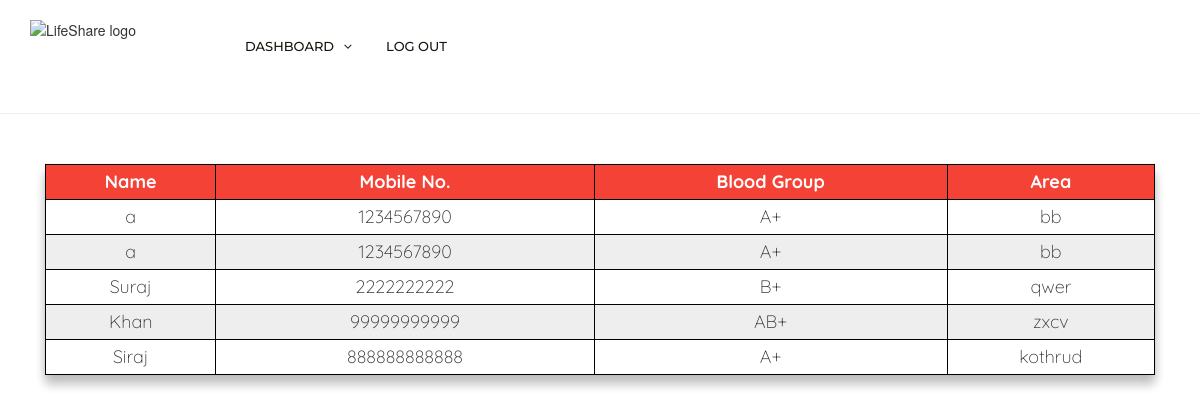
Page /admin_donor.php on the committed database.
### tables this page shows
CREATE TABLE IF NOT EXISTS `donor` (
  `d_id` bigint(20) NOT NULL AUTO_INCREMENT,
  `blood_group` varchar(3) NOT NULL,
  `last_donated` date DEFAULT NULL,
  `aadhar_no` bigint(20) NOT NULL,
  PRIMARY KEY (`d_id`)
);

CREATE TABLE IF NOT EXISTS `donor_details` (
  `aadhar_no` bigint(20) NOT NULL,
  `name` varchar(255) NOT NULL,
  `dob` date NOT NULL,
  `gender` char(10) DEFAULT NULL,
  `mobile_no` bigint(20) NOT NULL,
  `email` varchar(30) DEFAULT NULL,
  `area` varchar(255) DEFAULT NULL,
  `street` varchar(500) NOT NULL,
  `zip` int(11) NOT NULL,
  PRIMARY KEY (`aadhar_no`)
);

### admin_donor.php (the view, shortened to what this page needs)
<!DOCTYPE html>
<html lang="en">
<head>
    <link href="css/bootstrap.min.css" rel="stylesheet">
    <link href="css/tables.css" rel="stylesheet">
    <link href="css/font-awesome.min.css" rel="stylesheet">
    <link href="css/style.css" rel="stylesheet">
    <link href="css/bootstrap.min.css" rel="stylesheet">
    <link rel="stylesheet" type="text/css" href="login.css">
</head>
<body>
    <div class="header">
        <div class="container">
            <div class="row">
                <div class="col-lg-2 col-md-4 col-sm-12 col-xs-12">
                    <img src="images/logo_name.png" class="img-responsive" alt="LifeShare logo" />
                </div>
                <div class="col-lg-10 col-md-4 col-sm-12 col-xs-12">
                    <div class="navigation">
                        <div id="navigation">
                            <ul>
                                <li class="has-sub"><a href="" title="Register ">Dashboard</a>
                                </li>
                                <li><a href="logout.php" title="Log Out">Log Out</a>
                                </li>
                            </ul>
                        </div>
                    </div>
                </div>
            </div>
        </div>
    </div>
    <hr>
    <div class="container">
        <div class="row">
            <div class="col-lg-12 text-center">
                <form class="formfield">
                    <br>
                    <BR>
                    <BR>
                    <BR>
                    <div class="col-lg-12">
                        <table>
                            <tr>
                                <th>Name</th>
                                <th>Mobile No.</th>
                                <th>Blood Group</th>
                                <th>Area</th>
                            </tr>
                            <?php
                        include_once 'connection.php';
                        $sql = "select * from donor,donor_details where donor.aadhar_no = donor_details.aadhar_no;";
                        $result = $conn->query($sql);
                        while($row = $result->fetch_assoc())
                        {
                            $name = $row['name'];
                            $mobile = $row['mobile_no'];
                            $bd_grp =$row['blood_group'];
                            $area = $row['area'];
                            echo "<tr>";
                            echo "<td>" . $name . "</td>";
                            echo "<td>" . $mobile . "</td>";
                            echo "<td>" . $bd_grp . "</td>";
                            echo "<td>" . $area . "</td>";
                            echo "</tr>";
                        }
                    ?>
                        </table>
                    </div>
                </form>
            </div>
        </div>
    </div>
</body>
</html>

### css/tables.css (style rules this page uses)
body { padding-top: 50px; }
table, td, th { border: 1px solid black; text-align: center; }
table { border-collapse: collapse; font-family: 'Quicksand', sans-serif; font-size: 18px; width: 100%; margin-top: -50px; margin-left: 0px; margin-bottom: 0px; text-align: center; box-shadow: 0px 0px 1px rgba(0, 0, 0, 0.1), 0px 10px 10px rgba(0, 0, 0, 0.1), 0px 10px 10px rgba(0, 0, 0, 0.1), 0px 5px 10px rgba(0, 0, 0, 0.1); }
th, td { border: 1px solid black; padding: 40px; }
tr { height: 100px; }
th { background-color: #f44336; color: white; font-family: 'Quicksand', sans-serif; }
tr:nth-child(odd) { background-color: #eeeeee; text-align: center; font-family: 'Quicksand', sans-serif; }

### css/style.css (style rules this page uses)
body { font-size: 16px; background-color: #fff; color: #5d5c59; font-family: 'Roboto', sans-serif; line-height: 28px; font-weight: 300; }
ul, ol { margin: 0; }
a { color: #fa2d2d; text-decoration: none; -webkit-transition: all 0.3s; -moz-transition: all 0.3s; transition: all 0.3s; }
hr { margin-top: 20px; margin-bottom: 20px; border: 0; border-top: 1px solid #f1f3f8; }
.header { background-color: #fff; z-index: 9999; position: relative; padding-top: 20px; padding-bottom: 20px; }
.navigation { float: right; }
#navigation, #navigation ul, #navigation ul li, #navigation ul li a, #navigation #menu-button { margin: 0; padding: 0; border: 0; list-style: none; line-height: 1; display: block; position: relative; -webkit-box-sizing: border-box; -moz-box-sizing: border-box; box-sizing: border-box; }
#navigation:after, #navigation > ul:after { content: "."; display: block; clear: both; visibility: hidden; line-height: 0; height: 0; }
#navigation { font-family: 'Montserrat', sans-serif; -webkit-font-smoothing: antialiased; text-rendering: optimizeLegibility; }
#navigation > ul > li { float: left; }
#navigation > ul > li > a { padding: 20px; font-size: 13px; color: #18150d; text-decoration: none; font-weight: 500; text-transform: uppercase; }
#navigation > ul > li.has-sub > a { padding-right: 32px; }
#navigation > ul > li.has-sub > a:before { position: absolute; right: 14px; font-family: FontAwesome; content: "\f107"; -webkit-transition: all .25s ease; -moz-transition: all .25s ease; -ms-transition: all .25s ease; -o-transition: all .25s ease; transition: all .25s ease; }
@media only screen and (max-width: 1200px) { .navigation { float: none; } }

### admin_donor.php (style rules this page uses)
body { padding-top: 0px; }
table, td, th { border: 1px solid black; text-align: center; }
tr { height: 35px; }

### rows in the picture
donor: donor_details.name "a", donor_details.mobile_no "1234567890", blood_group "A+", donor_details.area "bb"
donor: donor_details.name "a", donor_details.mobile_no "1234567890", blood_group "A+", donor_details.area "bb"
donor: donor_details.name "Suraj", donor_details.mobile_no "2222222222", blood_group "B+", donor_details.area "qwer"
donor: donor_details.name "Khan", donor_details.mobile_no "99999999999", blood_group "AB+", donor_details.area "zxcv"
donor: donor_details.name "Siraj", donor_details.mobile_no "888888888888", blood_group "A+", donor_details.area "kothrud"
